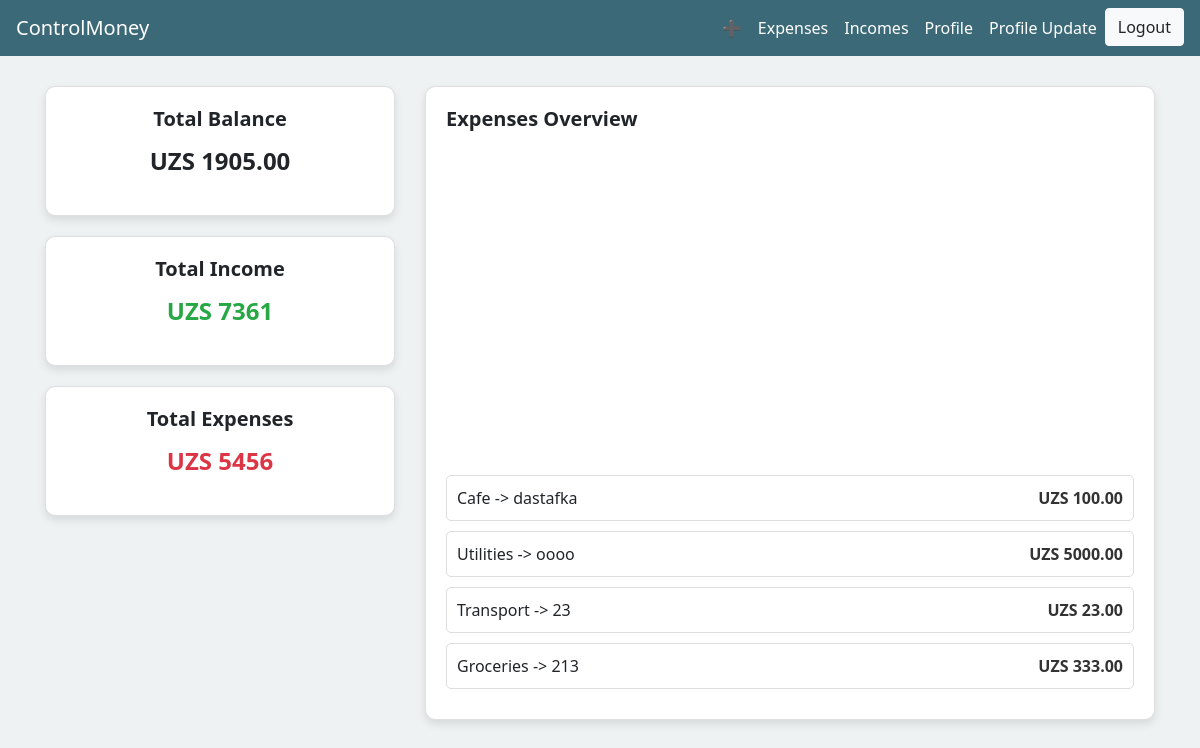
Page / (signed in) on the earlier database version.
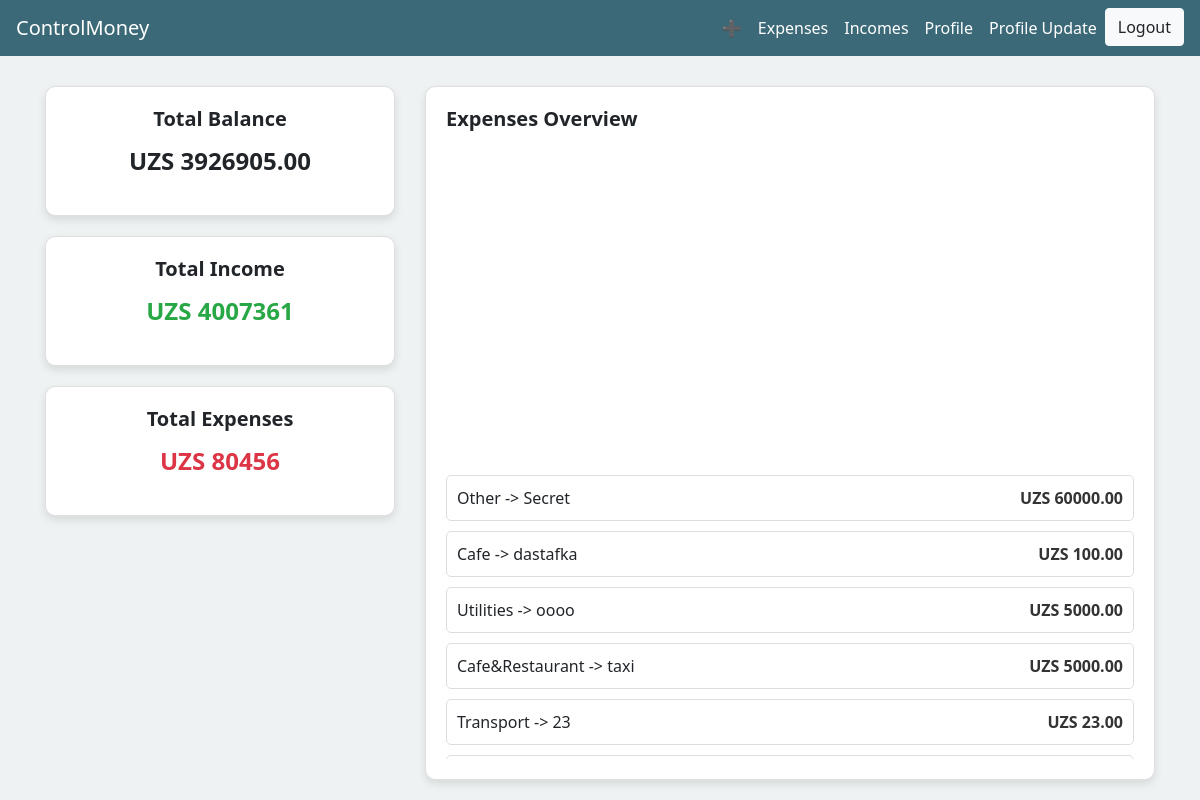
Same page on the later database version.
### finance/models.py (models this page shows, shortened)
class AccountBalance(models.Model):
    user = models.OneToOneField(CustomUser, on_delete=models.CASCADE)
    balance = models.DecimalField(max_digits=10, decimal_places=2, default=0.00)

class Expense(models.Model):
    CATEGORY_CHOICES = [
        ('Cafe&Restaurant', 'Cafe&Restaurant'),
        ('Foods', 'Foods'),
        ('Transport', 'Transport'),
        ('Entertainment', 'Entertainment'),
        ('Utilities', 'Utilities'),
        ('Other', 'Other'),
    ]
    user = models.ForeignKey(CustomUser, on_delete=models.CASCADE)
    date = models.DateField()
    category = models.CharField(max_length=50, choices=CATEGORY_CHOICES)
    amount = models.DecimalField(max_digits=10, decimal_places=2)
    description = models.TextField(blank=True, null=True)
    @classmethod
    def total_expenses(cls, user):
        return cls.objects.filter(user=user).aggregate(total=models.Sum('amount'))['total'] or 0

### home/views.py (the view)
# urls.py: path('', landing_page, name='landing-page'),
@login_required(login_url="users/login/")
def landing_page(request):
    user = request.user
    try:
        account_balance = AccountBalance.objects.get(user=user)
        total_balance = account_balance.balance
    except AccountBalance.DoesNotExist:
        total_balance = 0
    total_income = Income.total_income(user)
    total_expenses = Expense.total_expenses(user)
    expenses = Expense.objects.filter(user=user).order_by('-date')
    context = {
        'total_balance': total_balance,
        'total_income': total_income,
        'total_expenses': total_expenses,
        'expenses': expenses,
    }
    return render(request, 'landing_page.html', context)

### finance/models.py (called while the page is built)
    @classmethod
    def total_income(cls, user):
        return cls.objects.filter(user=user).aggregate(total=models.Sum('amount'))['total'] or 0

### home/templates/landing_page.html (shortened to what this page needs)
<!DOCTYPE html>
<html lang="en">
<head>
    <link rel="stylesheet" href="https://stackpath.bootstrapcdn.com/bootstrap/4.5.2/css/bootstrap.min.css">
</head>
<body>
    <nav class="navbar navbar-expand-lg navbar-dark">
        <a class="navbar-brand" href="#">ControlMoney</a>
        <div class="collapse navbar-collapse" id="navbarNav">
            <ul class="navbar-nav ml-auto">
                <li class="nav-item">
                    <a class="nav-link" href="{% url 'add_expense' %}">➕</a>
                </li>
                <li class="nav-item">
                    <a class="nav-link" href="{% url 'dashboard' %}">Expenses</a>
                </li>
                <li class="nav-item">
                    <a class="nav-link" href="{% url 'income_list' %}">Incomes</a>
                </li>
                <li class="nav-item">
                    <a class="nav-link" href="{% url 'profile' request.user.pk %}">Profile</a>
                </li>
                <li class="nav-item">
                    <a class="nav-link" href="{% url 'profile_update' request.user.pk %}">Profile Update</a>
                </li>
                <li class="nav-item">
                    <button class="btn btn-light" onclick="location.href='{% url 'logout' %}'">Logout</button>
                </li>
            </ul>
        </div>
    </nav>
    <div class="container">
        <div class="row">
            <div class="col-md-4">
                <div class="card text-center">
                    <div class="card-body">
                        <h5 class="card-title">Total Balance</h5>
                        <p class="total-amount">UZS {{ total_balance }}</p>
                    </div>
                </div>
                <div class="card text-center">
                    <div class="card-body">
                        <h5 class="card-title">Total Income</h5>
                        <p class="total-amount text-success">UZS {{ total_income }}</p>
                    </div>
                </div>
                <div class="card text-center">
                    <div class="card-body">
                        <h5 class="card-title">Total Expenses</h5>
                        <p class="total-amount text-danger">UZS {{ total_expenses }}</p>
                    </div>
                </div>
            </div>
            <div class="col-md-8">
                <div class="card">
                    <div class="card-body">
                        <h5 class="card-title">Expenses Overview</h5>
                        <div id="expenseChart" class="donut-chart"></div>
                        <div class="expense-list mt-3">
                            <div class="expense-list mt-3">
    {% for expense in expenses %}
    <div class="expense-item">
        <div class="description">{{ expense.category }} -> {{ expense.description }}</div>
        <div class="amount">UZS {{ expense.amount }}</div>
    </div>
    {% endfor %}
</div>
                        </div>
                    </div>
                </div>
            </div>
        </div>
    </div>
</body>
</html>

Differences in the rows shown:
no longer on this page (row unchanged): Expense: category "Groceries", description "213", amount "333.00"
changed AccountBalance: balance "1905.00" → "3926905.00"
added Expense: category "Other", description "Secret", amount "60000.00"
added Expense: category "Cafe&Restaurant", description "taxi", amount "5000.00"
Other differences:
{{ total_income }}: "7361" → "4007361"
{{ total_expenses }}: "5456" → "80456"
